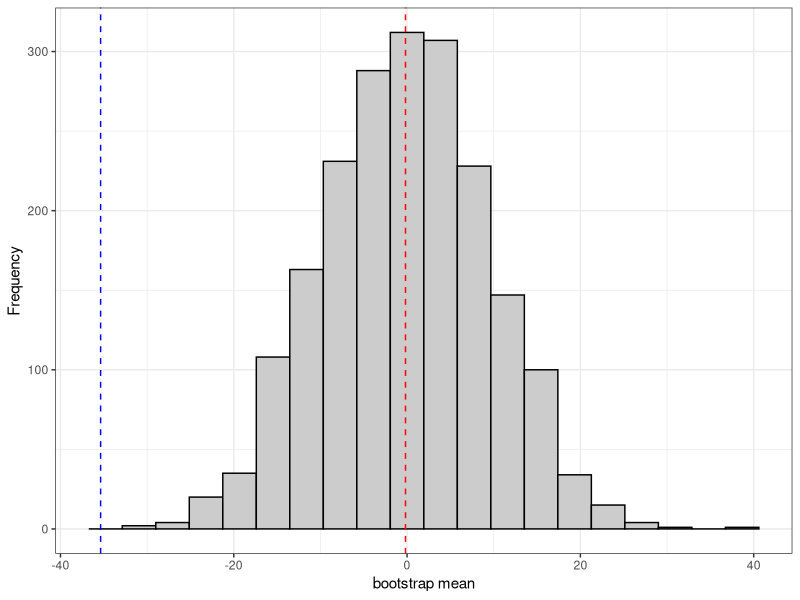

Recreate this plot in R.
## ---- chunk 1
library(ggplot2)
## ---- chunk 2
# Tạo mẫu
pool_1 <- 50:200
pool_2 <- 40:150
set.seed(123)
X <- sample(pool_1, 30, replace = FALSE)
set.seed(23)
Y <- sample(pool_2, 30, replace = FALSE)
## ---- chunk 3
X
## ---- chunk 4
Y
## ---- chunk 5
set.seed(123)
mu_X <- mean(X)
mu_Y <- mean(Y)
t_obs <- mu_Y - mu_X
n <- 30
nR <- 2000
t_boot <- numeric(nR)
p_boot <- numeric(nR)
for (i in 1:nR){
  X_boot <- sample(X, n, replace = TRUE)
  X_boot <- X_boot - mu_X
  mu_X_boot <- mean(X_boot)

  Y_boot <- sample(Y, n, replace = TRUE)
  Y_boot <- Y_boot - mu_Y
  mu_Y_boot <- mean(Y_boot)
  t_boot[i] <- mu_Y_boot - mu_X_boot
  if (abs(t_boot[i]) > abs(t_obs)) {
    p_boot[i] = 1
  }
}

## ---- chunk 6
mean(p_boot)
## ---- chunk 7
ggplot(data = data.frame(t = t_boot), mapping = aes(x = t)) +
geom_histogram(fill = "gray80", color = "black", bins = 20) +
geom_vline(xintercept = mu_Y - mu_X, color = "blue",
linetype = "dashed") +
geom_vline(xintercept = mean(t_boot), color = "red",
linetype = "dashed") +
xlab("bootstrap mean") + ylab("Frequency") +
theme_bw()
## ---- chunk 8
set.seed(123)
mu_X <- mean(X)
sd_X <- sd(X)

mu_Y <- mean(Y)
sd_Y <- sd(Y)

n<- 30

t_obs <- (mu_Y - mu_X)/sqrt((sd_Y^2/n) + (sd_X^2/n))
nR <- 2000
t_boot <- numeric(nR)
p_boot <- numeric(nR)
for (i in 1:nR){
  X_boot <- sample(X, n, replace = TRUE)
  X_boot <- X_boot - mu_X
  mu_X_boot <- mean(X_boot)
  sd_X_boot <- sd(X_boot)
  
  Y_boot <- sample(Y, n, replace = TRUE)
  Y_boot <- Y_boot - mu_Y
  mu_Y_boot <- mean(Y_boot)
  sd_Y_boot <- sd(Y_boot)
  
  t_boot[i] <- (mu_Y_boot - mu_X_boot)/sqrt((sd_Y_boot^2/n) + (sd_X_boot^2/n))
  if (abs(t_boot[i]) > abs(t_obs)) {
    p_boot[i] = 1
      }
  }
## ---- chunk 9
p_value <- mean(p_boot)
p_value
